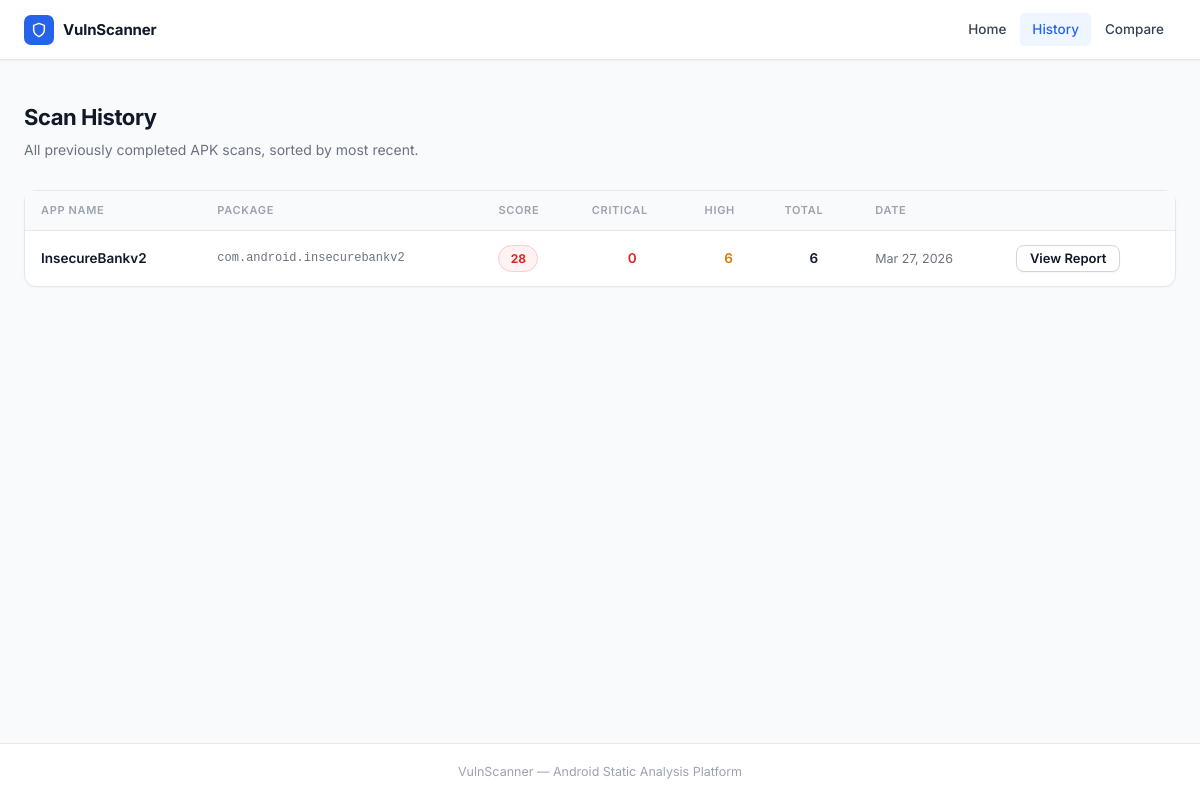
Before: /history with the older database file.
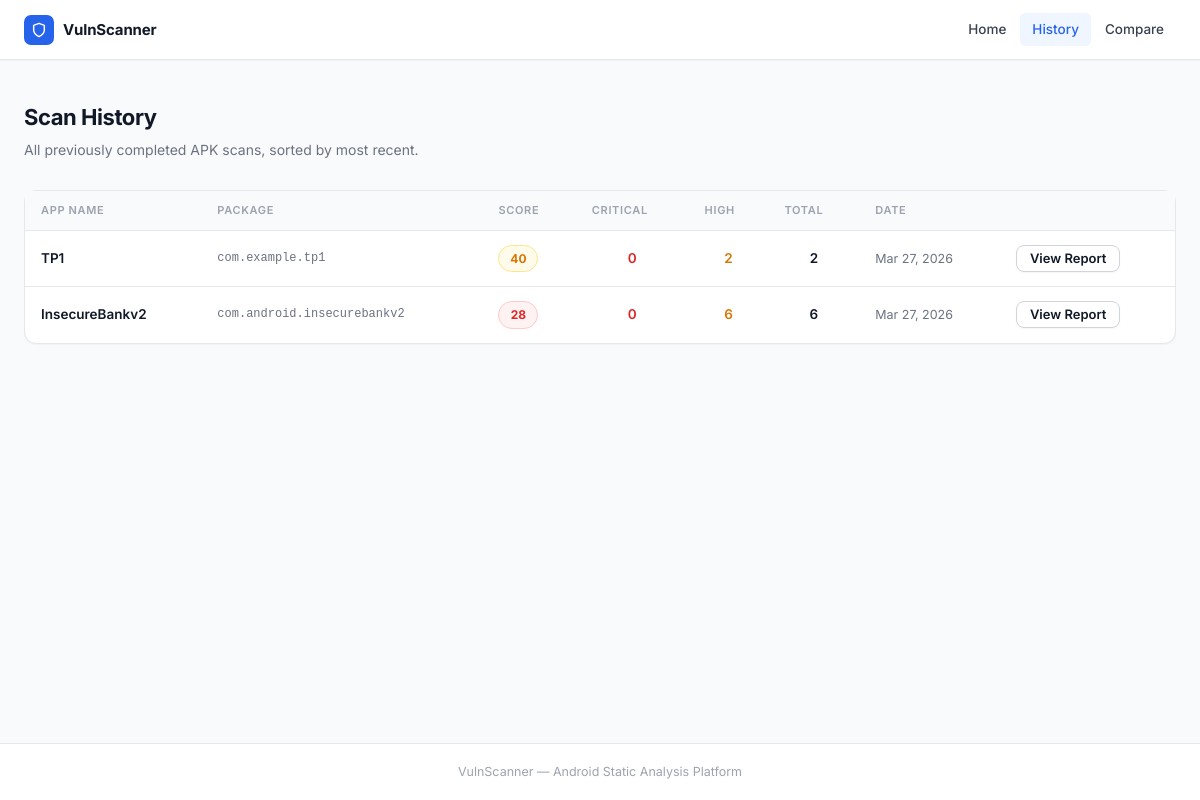
After: the same page with the newer database file.
### app/models.py (models this page shows, shortened)
class ScanResult(db.Model):
    __tablename__ = "scan_results"
    id = db.Column(db.Integer, primary_key=True)
    scan_hash = db.Column(db.String(64), unique=True, nullable=False, index=True)
    app_name = db.Column(db.String(255), nullable=False, default="Unknown")
    package_name = db.Column(db.String(255), nullable=False, default="Unknown")
    apk_filename = db.Column(db.String(255), nullable=False)
    security_score = db.Column(db.Integer, nullable=True)
    critical_count = db.Column(db.Integer, default=0)
    high_count = db.Column(db.Integer, default=0)
    total_findings = db.Column(db.Integer, default=0)
    findings_json = db.Column(db.Text, nullable=True)
    meta_json = db.Column(db.Text, nullable=True)
    created_at = db.Column(
        db.DateTime,
        default=lambda: datetime.now(timezone.utc),
        nullable=False,
    )
    @property
    def findings(self) -> list:
        """Deserialise the stored JSON findings list."""
        if self.findings_json:
            return json.loads(self.findings_json)
        return []
    @property
    def meta(self) -> dict:
        """Deserialise the stored extra metadata dict, guaranteeing all expected keys."""
        defaults = {
            "file_size": "", "target_sdk": "", "min_sdk": "",
            "version_name": "", "sha256": "",
            "permissions_dangerous": [], "permissions_normal": [], "permissions_signature": [],
            "secrets": [], "firebase_urls": [], "hardcoded_urls": [],
            "domains": [], "certificate_analysis": [],
            "trackers_count": 0, "trackers_list": [],
        }
        if self.meta_json:
            stored = json.loads(self.meta_json)
            return {**defaults, **stored}
        return defaults

### app/routes.py (the view)
@main_bp.route("/history", methods=["GET"])
def history():
    scans = (
        ScanResult.query
        .order_by(ScanResult.created_at.desc())
        .limit(50)
        .all()
    )
    return render_template("history.html", scans=scans)

### templates/history.html (shortened to what this page needs)
{% extends "base.html" %}
{% set active = "history" %}
{% block content %}
<div class="page">
  <div class="page-heading">
    <h1>Scan History</h1>
    <p>All previously completed APK scans, sorted by most recent.</p>
  </div>
  <div class="card table-card">
    {% if scans %}
    <div style="overflow-x:auto;">
      <table class="scan-table">
        <thead>
          <tr>
            <th>App Name</th>
            <th class="col-pkg">Package</th>
            <th>Score</th>
            <th>Critical</th>
            <th>High</th>
            <th class="col-total">Total</th>
            <th>Date</th>
            <th></th>
          </tr>
        </thead>
        <tbody>
          {% for s in scans %}
          {% if s.security_score is none %}
            {% set sb = 'score-none' %}
          {% elif s.security_score < 40 %}
            {% set sb = 'score-red' %}
          {% elif s.security_score < 70 %}
            {% set sb = 'score-yellow' %}
          {% else %}
            {% set sb = 'score-green' %}
          {% endif %}
          <tr>
            <td class="td-name" title="{{ s.app_name }}">{{ s.app_name }}</td>
            <td class="td-pkg col-pkg" title="{{ s.package_name }}">{{ s.package_name }}</td>
            <td>
              <span class="score-badge {{ sb }}">
                {% if s.security_score is not none %}{{ s.security_score }}{% else %}—{% endif %}
              </span>
            </td>
            <td class="td-count critical-count">{{ s.critical_count }}</td>
            <td class="td-count high-count">{{ s.high_count }}</td>
            <td class="td-count col-total">{{ s.total_findings }}</td>
            <td class="td-date">{{ s.created_at.strftime('%b %d, %Y') }}</td>
            <td>
              <a href="/report/{{ s.id }}" class="btn btn-secondary btn-sm">
                View Report
              </a>
            </td>
          </tr>
          {% endfor %}
        </tbody>
      </table>
    </div>
    {% endif %}
  </div>
</div>
{% endblock %}

### templates/base.html (shortened to what this page needs)
<!DOCTYPE html>
<html lang="en">
<head>
</head>
<body>
  <nav class="navbar">
    <div class="nav-container">
      <a href="/" class="nav-logo">
        <span class="nav-logo-icon">
          <svg width="16" height="16" viewBox="0 0 24 24" fill="none" stroke="currentColor" stroke-width="2.2" stroke-linecap="round" stroke-linejoin="round">
            <path d="M12 22s8-4 8-10V5l-8-3-8 3v7c0 6 8 10 8 10z"/>
          </svg>
        </span>
        VulnScanner
      </a>
      <nav class="nav-links">
        <a href="/"        class="nav-link {% if active == 'home'    %}active{% endif %}">Home</a>
        <a href="/history" class="nav-link {% if active == 'history' %}active{% endif %}">History</a>
        <a href="/compare" class="nav-link {% if active == 'compare' %}active{% endif %}">Compare</a>
      </nav>
    </div>
  </nav>
  <main>
    {% block content %}{% endblock %}
  </main>
  <footer class="site-footer">
    VulnScanner &mdash; Android Static Analysis Platform
  </footer>
</body>
</html>

Changed rows visible on the page:
added ScanResult: app_name "TP1", package_name "com.example.tp1", security_score "40", critical_count "0", high_count "2", total_findings "2", created_at "Mar 27, 2026"
